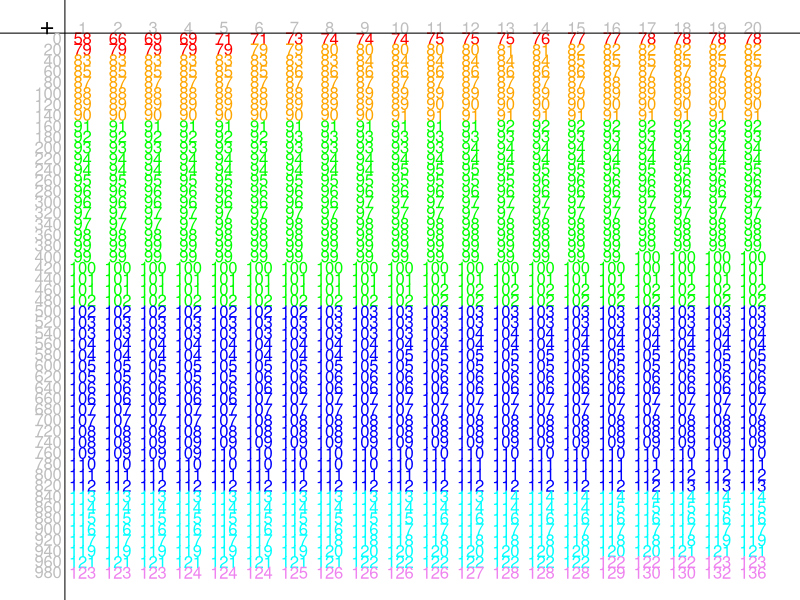
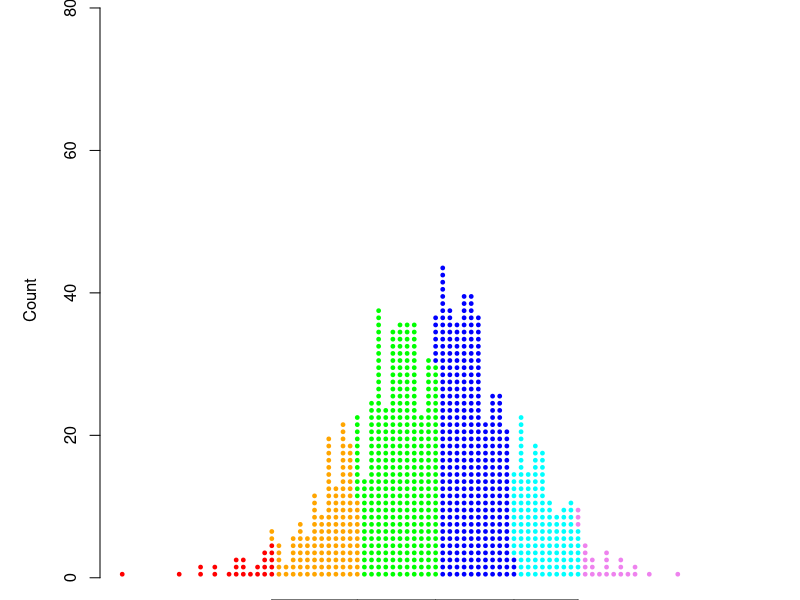

The R source for these figures, in order:
## ---- chunk 1
# Find 2.5th percentile and 16th percentile and 50th percentile and 84th percentile and 97.5th percentile in a list of 1000 numbers.
# We'll just find sort(x)[25,160,500,840,975]
while(T){
    ds = sort(sample(c(4,6,8,10,12,20),2))
    d1 = ds[1]
    d2 = ds[2]
    ns = sample(c(5,7,9,11,13,14,15,16),2)
    n1 = ns[1]
    n2 = ns[2]
    nrep = 200*sample(2:6,1)
    
    countwrds = c("one","two","three","four","five","six","seven","eight","nine","ten","eleven",
                    "twelve","thirteen","fourteen","fifteen","sixteen","seventeen","eighteen",
                  "nineteen","twenty")
    
    x1 = matrix(sample(1:d1,nrep*n1,T),nrow=nrep)
    x2 = matrix(sample(1:d2,nrep*n2,T),nrow=nrep)
    sums1 = apply(x1,1,sum)
    sums2 = apply(x2,1,sum)
    sums = sums1+sums2
    i1 = round(0.025*nrep)
    i2 = round(0.16*nrep)
    i3 = round(0.50*nrep)
    i4 = round(0.84*nrep)
    i5 = round(0.975*nrep)
    ss = sort(sums)
    a1 = ss[i1]
    a2 = ss[i2]
    a3 = ss[i3]
    a4 = ss[i4]
    a5 = ss[i5]
    if(a1==ss[i1-1] && a2==ss[i2-1] && a3==ss[i3-1] && a4==ss[i4-1] && a5==ss[i5-1] &&
       a1==ss[i1+1] && a2==ss[i2+1] && a3==ss[i3+1] && a4==ss[i4+1] && a5==ss[i5+1] ){break}
}

alsol = function(ans,n=5,dx=1){
    choices = ans-sample(0:(n-1),1)*dx+(0:(n-1))*dx
    al = paste0("* ",choices,collapse="\n")
    sol = paste0(1*(ans==choices),collapse="")
    return(data.frame(al,sol))
}
f1 = alsol(a1)
f2 = alsol(a2)
f3 = alsol(a3)
f4 = alsol(a4)
f5 = alsol(a5)
## ---- chunk 2
par(mar=c(0,0,0,0))
ib = c(i1,i2,i3,i4,i5)
cb = c(a1,a2,a3,a4,a5)
cols = c("red","orange","green","blue","cyan","violet")

plot(0,0,type="n",axes=F,ann=F,xlim=c(-1,20),ylim=c(0,nrep/20+1))

for(i in 0:(nrep-1)){
    xpos = i%%20+0.5
    ypos = nrep/20-i%/%20-0.5
    text(xpos,ypos,ss[i+1],col=cols[1+sum(ib<(i+1))])
}

for(i in 1:20){
    text(i-0.5,nrep/20+0.5,i,col="grey")
}
abline(h=nrep/20,col="black")
abline(v=0,col="black")
for(i in 1:round(nrep/20)){
    text(-0.1,nrep/20+0.5-i,(i-1)*20,col="grey",adj=1)
}
text(-0.5,nrep/20+0.5,"+",cex=1.5)
## ---- chunk 3
par(pty="s")
tb = as.data.frame(table(ss))
pss = unlist(lapply(as.vector(tb$ss),as.integer))
cnt = as.vector(tb$Freq)
rng1 = max(pss)-min(pss)
rng2 = max(cnt)
rng = max(c(rng1,rng2))
midx = (max(pss)+min(pss))/2


plot(0,0,type="n",xlim=c(midx-rng/2,midx+rng/2),ylim=c(0,rng),axes=F,xlab="Value",ylab="Count")
k = 0
for(i in 1:length(pss)){
    for(j in 1:cnt[i]){
        k=k+1
        points(pss[i],j-0.5,cex=0.5,pch=19,col=cols[1+sum(ib<k)])
    }
}
axis(1,at=cb)
axis(2)
## ---- chunk 4
sdd1 = sqrt((d1^2-1)/12)
sdd1p = round(sdd1,3)
sdd2 = sqrt((d2^2-1)/12)
sdd2p = round(sdd2,3)

sdvals = sqrt(n1*sdd1^2+n2*sdd2^2)
sdvalsp = round(sqrt(n1*sdd1^2+n2*sdd2^2),1)
